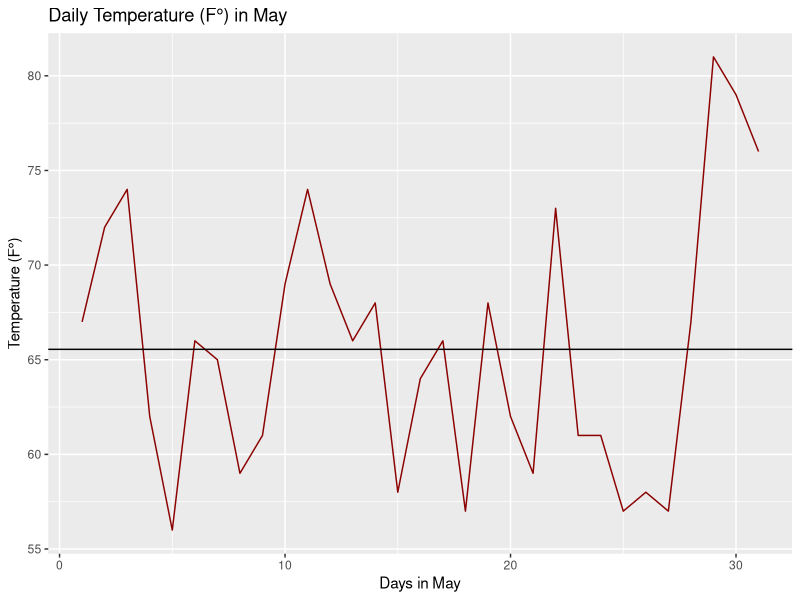
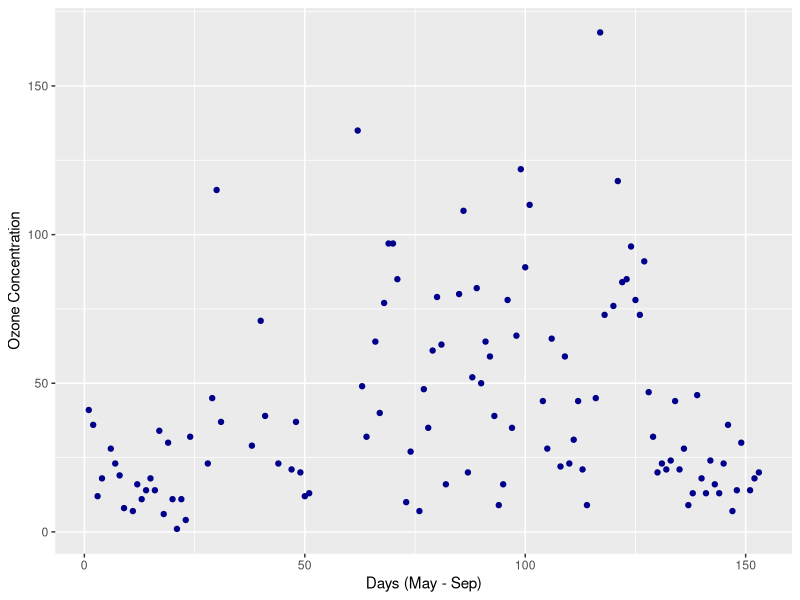
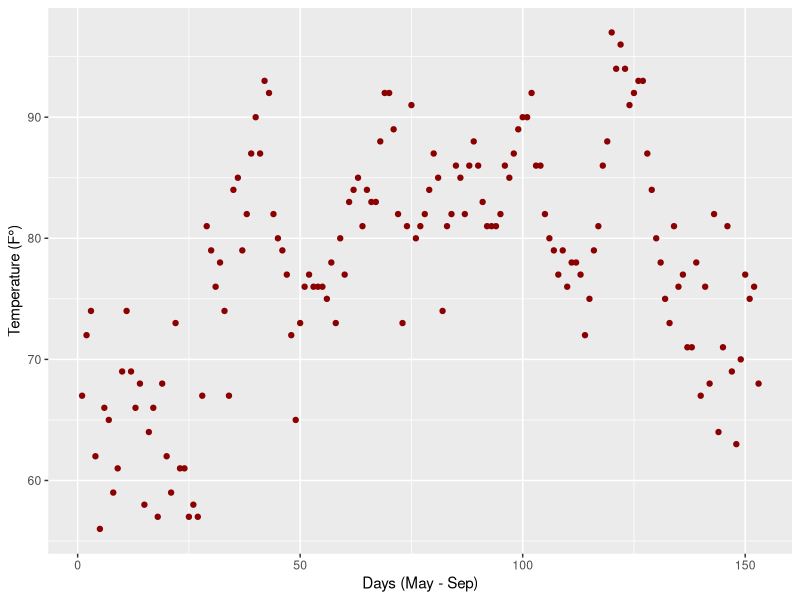
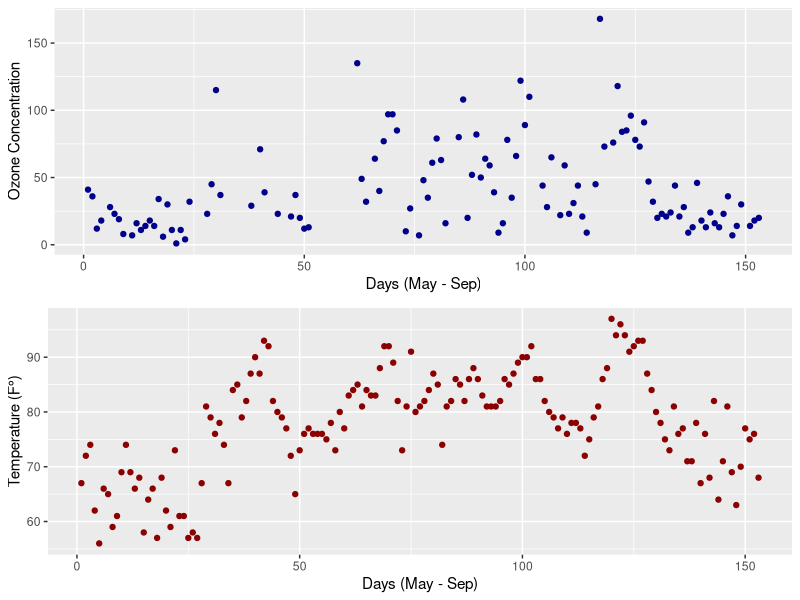
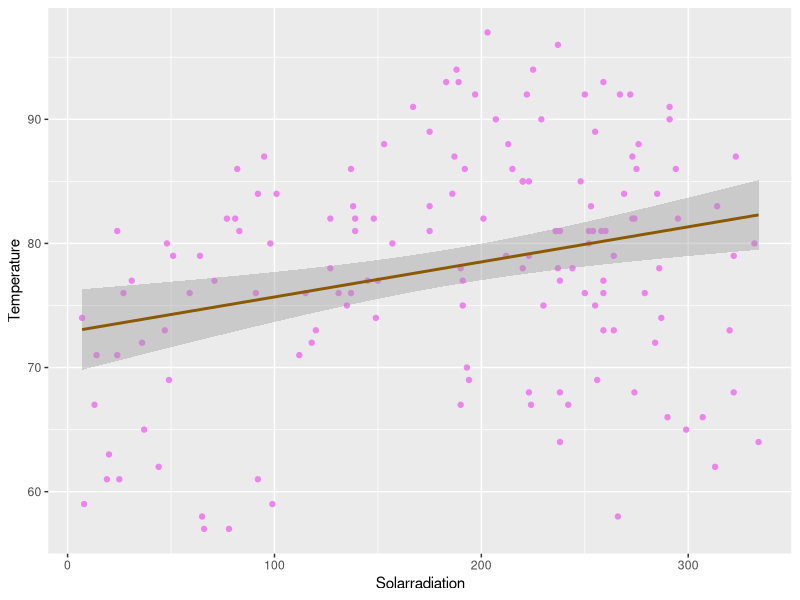

The R source for these figures, in order:
## ---- chunk 1
#Report Exercise 4 (first plot)
library(tidyverse)

#Erarbeitung der ersten Grafik
#Herunterladen der Airquality-Daten
airquality <- datasets::airquality

#Filtern der Mai-Daten
may_dates <- subset(airquality, Month == 5)
may_dates <- may_dates |>
  group_by(Day) |>
  summarise(temperatures_f = (Temp))

#Generieren der Durchschnittstemperatur von Mai
mean_temperature_may <- subset(airquality, Month ==5)
mean_temperature_may <- mean_temperature_may |>
  group_by(Month) |>
  summarise(mean_temperature = mean(Temp))

#Figure 1 "Daily Temperature (F°) in May"
ggplot(
  data = may_dates,
  aes(Day, temperatures_f)) +
  geom_line(color = "red4") +
  geom_abline(slope = 0, intercept = 65.54839) +
  labs(title = "Daily Temperature (F°) in May",
       x = "Days in May",
       y = "Temperature (F°)") + 
  theme_grey()

## ---- chunk 2
#Report Exercise 4 (second plot)
library(tidyverse)
library(ggpubr)

#Erarbeitung der zweiten Grafik
#Herunterladen der Airquality-Daten
airquality <- datasets::airquality

#Generieren einer fortlaufenden Nummerierung
airquality <- airquality |>
  mutate(row_num = row_number())

#Filtern der relevanten Daten, hier Ozonkonzentration und Temperatur in Fahrenheit
ozone_days <- subset(airquality, Ozone & row_num)
ozone_days <- ozone_days |>
  group_by(row_num) |>
  summarise(ozone_concentration = Ozone)

temp_days <- subset(airquality, Temp & row_num)
temp_days <- temp_days |>
  group_by(row_num) |>
  summarise(temperature = Temp)


#Korrelation Ozonkonzentration und Temperatur
plot_ozone <- ggplot(
  data = ozone_days,
  aes(row_num, ozone_concentration)) +
  geom_point(color = "blue4") +
  labs(x = "Days (May - Sep)",
       y = "Ozone Concentration")
  theme_classic()
plot_ozone

plot_temperature <- ggplot(
  data = temp_days,
  aes(row_num, temperature)) +
  geom_point(color = "red4") +
  labs(x = "Days (May - Sep)",
       y = "Temperature (F°)")
theme_classic()
plot_temperature

#Kombinieren zweier Plots
ggarrange(plot_ozone, plot_temperature, nrow = 2, common.legend = TRUE, legend = "bottom")
## ---- chunk 3
#Report Exercise 4 (third plot)
library(tidyverse)

#Erarbeitung der dritten Grafik
#Herunterladen der Airquality-Daten
airquality <- datasets::airquality

#Generieren einer fortlaufenden Nummerierung
airquality <- airquality |>
  mutate(row_num = row_number())

#Filtern der relevanten Daten
solar_radiaton <- subset(airquality, Solar.R & Temp)
solar_radiaton <- solar_radiaton |>
  group_by(Temp) |>
  summarise(solar.radiaton = Solar.R)

#Korrelation von Sonneneinstrahlung und Wind
ggplot(
  data = solar_radiaton,
  aes(solar.radiaton, Temp)) +
  geom_point(color = "violet") +
  geom_smooth(method = "lm", color = "orange4") +
  labs(x = "Solarradiation",
       y = "Temperature")
theme_classic()
